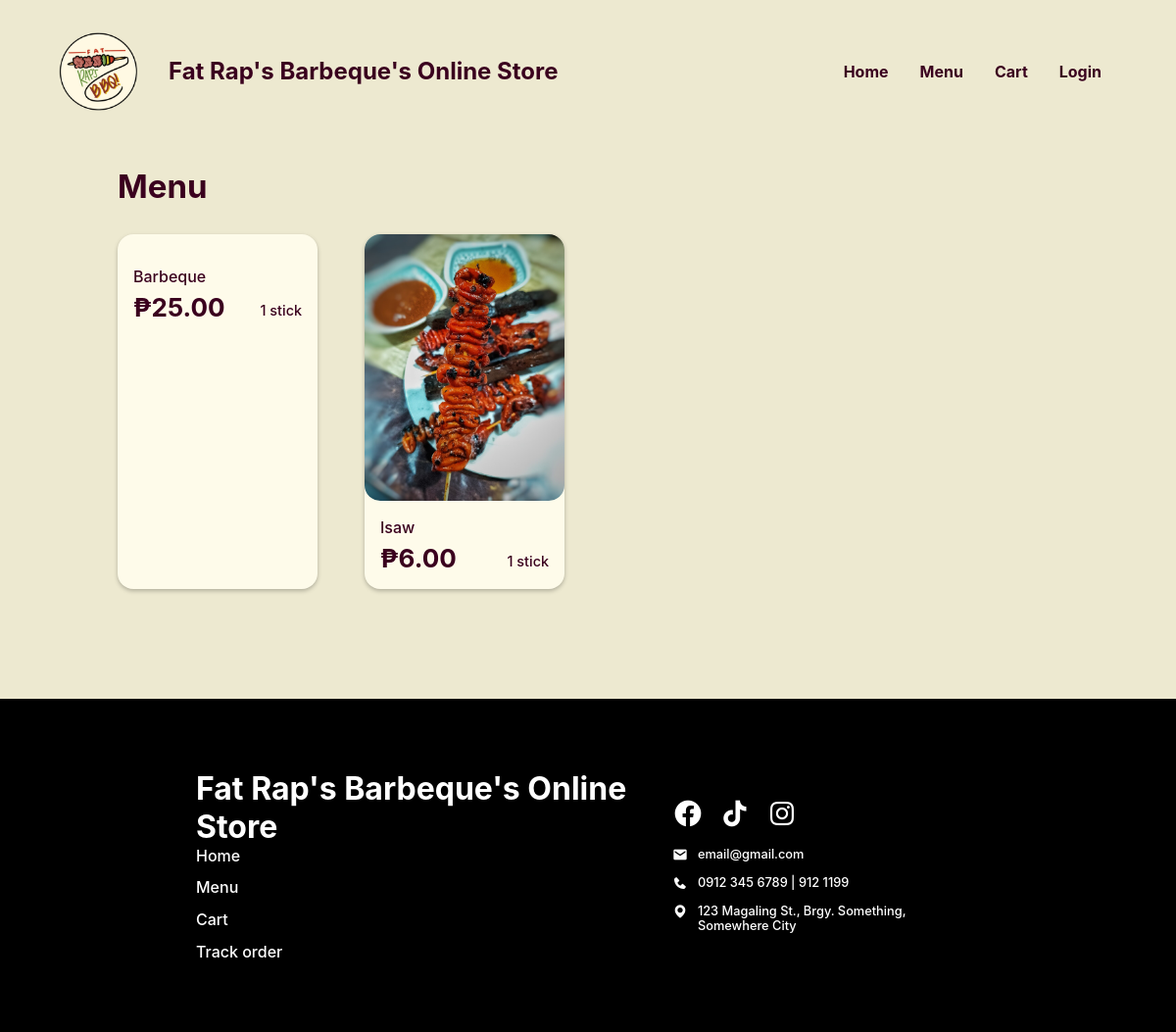
The page /Website/menu.php on the database as committed earlier.
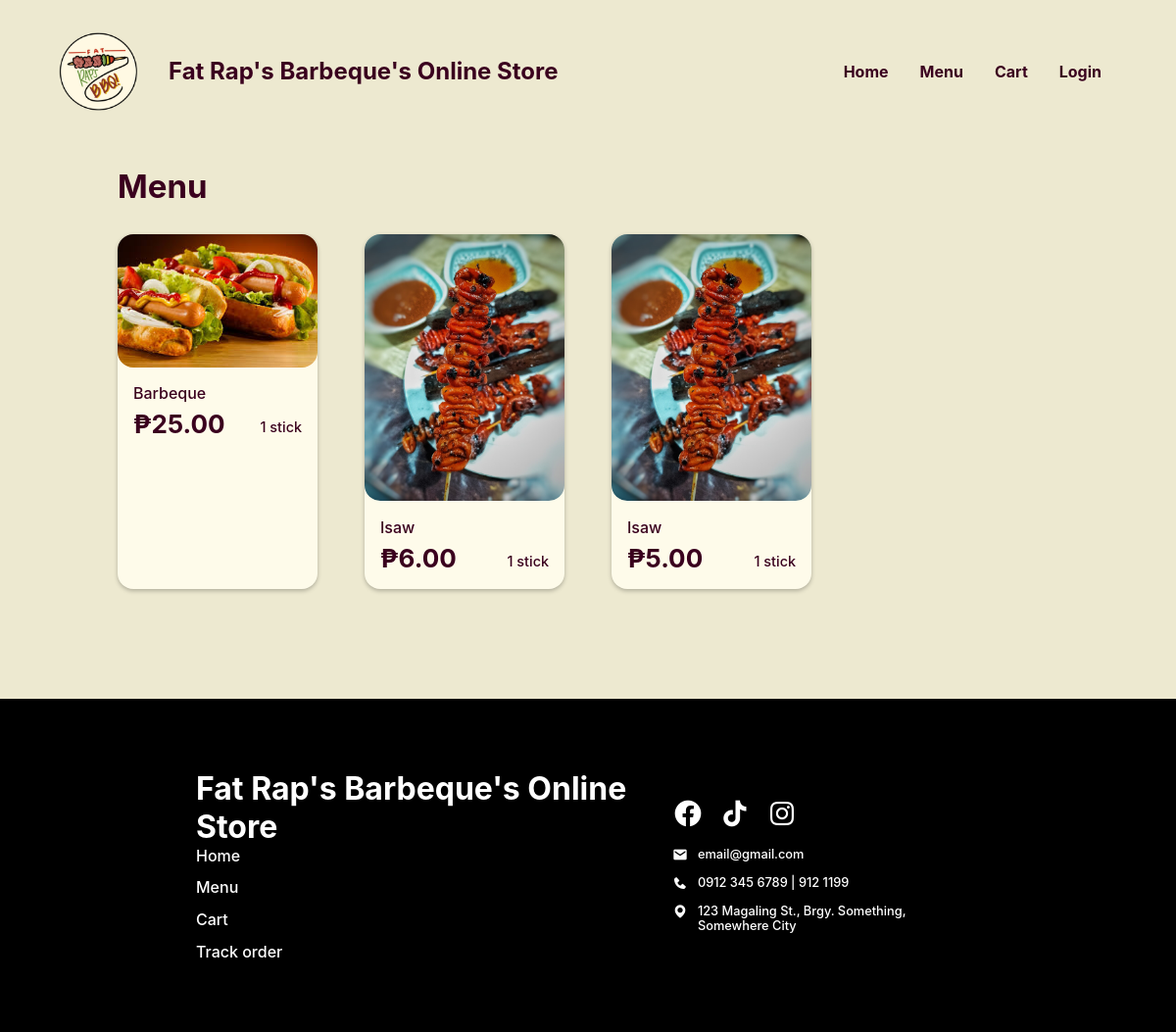
The same page on the database as committed later.
### tables this page shows
CREATE TABLE `food` (
  `FOOD_ID` int(18) UNSIGNED NOT NULL,
  `CTGY_ID` int(18) NOT NULL,
  `FOOD_NAME` varchar(20) NOT NULL,
  `FOOD_PRICE` decimal(10,2) NOT NULL,
  `FOOD_DESC` varchar(50) NOT NULL,
  `FOOD_IMG` varchar(255) NOT NULL,
  `FOOD_STOCK` int(20) NOT NULL,
  `FOOD_ACTIVE` varchar(10) NOT NULL,
  `FOOD_TYPE` varchar(16) NOT NULL
);

### Website/menu.php (the view, shortened to what this page needs)
<?php
@include 'constants.php';
$PRSN_ROLE = $_SESSION['prsn_role'];
?>
<!DOCTYPE html>
<html lang="en">
<head>
    <link rel="stylesheet" href="header-styles.css">
    <link rel="stylesheet" href="customer-styles.css">
    <link href='https://unpkg.com/boxicons@2.1.4/css/boxicons.min.css' rel='stylesheet'>
</head>
<body>
    <header>
        <div class="header-container">
            <div class="website-title">
                <img id="logo" src="images/client-logo.png">
                <div class="text">
                    <h1>Fat Rap's Barbeque's Online Store</h1>
                </div>
            </div>
            <ul class = 'menubar'>
                <li><a href="<?php echo SITEURL; ?>cus-home-page.php">Home</a></li>
                <li><a href="<?php echo SITEURL; ?>menu.php">Menu</a></li>
                <li><a href="<?php echo SITEURL; ?>cart.php">Cart</a></li>
                <?php
                if (isset($_SESSION['prsn_id'])) {
                ?>
                    <li><a href="<?php echo SITEURL; ?>logout.php">Logout</a>
                </li>
                    <?php
                } else {
                    ?>
                    <li><a href="<?php echo SITEURL; ?>login-page.php">Login</a></li>
                <?php
                }
                ?>
            </ul>
        </div>
    </header>
    <main>
        <section class="section menu">
            <div class="section-heading">
                <h2>Menu</h2>
            </div>
            <section class="section-body">
            <?php
            $sql = "SELECT * FROM food WHERE FOOD_ACTIVE = 'Yes' AND FOOD_TYPE = '$PRSN_ROLE'";
            $res = mysqli_query($conn, $sql);
            $count = mysqli_num_rows($res);
            if ($count > 0) {
                while ($row = mysqli_fetch_assoc($res)) {
                    $FOOD_ID = $row['FOOD_ID'];
                    $FOOD_NAME = $row['FOOD_NAME'];
                    $FOOD_IMG = $row['FOOD_IMG'];
                    $FOOD_PRICE = $row['FOOD_PRICE'];
            ?>
                    <a class="menu-item" href="<?php echo SITEURL; ?>product-info.php?FOOD_ID=<?php echo $FOOD_ID?>">
                        <img src="<?php echo SITEURL; ?>images/<?php echo $FOOD_IMG; ?>" alt="">
                        <div class="text">
                            <p class="name"><?php echo $FOOD_NAME?></p>
                            <div class="inline">
                                <h2>₱<?php echo $FOOD_PRICE ?></h3>
                                    <p>1 stick</p>
                            </div>
                        </div>
                    </a>
            <?php
                }
            }
            ?>
            </section>
        </section>
    </main>
    <footer>
        <div class="footer-container">
            <div class="left-container">
                <h1>Fat Rap's Barbeque's Online Store</h1>
                <div class="list">
                    <ul>
                        <li><a href="<?php echo SITEURL; ?>cus-home-page.php">Home</a></li>
                        <li><a href="<?php echo SITEURL; ?>menu.php">Menu</a></li>
                        <li><a href="<?php echo SITEURL; ?>cart.php">Cart</a></li>
                        <li><a href="<?php echo SITEURL; ?>track-order.php">Track order</a></li>
                    </ul>
                </div>
            </div>
            <div class="right-container">
                <div class="icons-block">
                    <a href="https://www.youtube.com/">
                        <i class='bx bxl-facebook-circle'></i>
                    </a>
                    <a href="https://www.youtube.com/">
                        <i class='bx bxl-tiktok'></i>
                    </a>
                    <a href="https://www.youtube.com/">
                        <i class='bx bxl-instagram'></i>
                    </a>
                </div>
                <div class="list">
                    <div class="list-items">
                        <i class='bx bxs-envelope'></i>
                        <p>email@gmail.com</p>
                    </div>
                    <div class="list-items">
                        <i class='bx bxs-phone'></i>
                        <p>0912 345 6789 | 912 1199</p>
                    </div>
                    <div class="list-items">
                        <i class='bx bxs-map'></i>
                        <p>123 Magaling St., Brgy. Something, Somewhere City</p>
                    </div>
                </div>
            </div>
        </div>
    </footer>
</body>
</html>

### Website/header-styles.css (style rules this page uses)
*, *::before, *::after { margin: 0; padding: 0; box-sizing: border-box; font-family: inherit; }
:root { --bg:#F2FFE1; --primary:#f3d95c; --text:#3A001E; --text2: #FA3F1F; --input-bg:#F7F3DC; --eye-icon:#CEC699; --block: #4ADE5D; --block-p:#277B32; --block-h1: #0F4C17; --form-bg: #FFFDEF; --header-text: #3A001E; }
body { font-family: 'Inter', sans-serif; }
header, footer { width: 100%; display: flex; justify-content: center; align-items: center; }
header { height: 8rem; position: fixed; top: 0; z-index: 100; color: var(--header-text); background-color: var(--bg); }
.header-container, .footer-container { margin-inline: auto; margin-top: 2rem; margin-bottom: 0.9rem; width: 90%; max-width: 1200px; display: flex; justify-content: space-between; align-items: center; }
.website-title { display: flex; align-items: center; }
header img { width: 80px; position: relative; }
header .text { margin-left: 2rem; }
header h1 { white-space: nowrap; font-size: 1.5rem; }
header .text p, footer .right-container p { font-size: 0.8rem; }
li > a { color: inherit; text-decoration: none; }
footer { background-color: #000; color: #fff; min-height: 20rem; }
.footer-container { width: 90%; max-width: 800px; margin: clamp(1rem, 6vw, 4.5rem) auto; display: flex; justify-content: space-between; }
.icons-block { margin-bottom: 1rem; }
.list > ul { padding-inline-start: 0; margin-block: 0; height: 100%; }
.list > ul, .list { display: grid; gap: 0.8rem; }
.list > ul > li { color: #fff; display: block; }
.icons-block { display: flex; gap: 1rem; }
.icons-block a { color: #fff; }
.icons-block i { font-size: 2rem; }
.list-items { display: flex; gap: 10px; }
.menubar { display: flex; flex-direction: row; list-style-type: none; margin: 0; padding: 0; }
.menubar > li { font-weight: bold; margin: 0 1rem; overflow: hidden; }

### Website/customer-styles.css (style rules this page uses)
*, *::before, *::after { margin: 0; padding: 0; box-sizing: border-box; font-family: inherit; }
:root { --bg:#EDE9D0; --primary:#F5D636; --active-primary:#EDCB1C; --input-bg:#F7F3DC; --form-bg: #FFFDEF; --available:#A8D991; --available-text:#304D23; --fully-booked:#C13B24; --fully-booked-text:var(--text); --closed:#3B3B3B; --closed-text:#A9A9A9; --product-info-bg: #C13B24; --block: #FEFBEA; --light-text: var(--block); --text: #3A001E; --gray: #DFDCCB; --green: #6FDE4A; --red: #C13B24; }
body { font-family: 'Inter', sans-serif; font-weight: 500; }
main { padding-top: 130px; padding-bottom: 7rem; height: max-content; background-color: var(--bg); color: var(--text); width: 100%; min-width: 320px; overflow: hidden; }
.section { width: 80%; margin: auto; margin-top: 2.5rem; display: flex; flex-direction: column; justify-content: space-between; }
.section-heading { display: flex; flex-direction: column; gap: 0.5rem; margin-bottom: 1.8rem; }
.section-heading h2 { font-size: 2.0625rem; }
.section-body { display: flex; flex-direction: column; gap: 1rem; }
.menu .section-body { display: grid; grid-template-columns: repeat(4, 1fr); gap: 3rem; }
.menu .menu-item img { width: 100%; border-radius: 1rem; }
.menu .menu-item { background-color: var(--block); border-radius: 1rem; box-shadow: rgba(0, 0, 0, 0.25) 0px 2px 4px 0px; }
.menu .menu-item { text-decoration: none; color: var(--text); }
.menu .menu-item .text { margin: 0.8rem 1rem 1rem 1rem; }
.menu .menu-item p.name { margin-bottom: 6px; }
.menu .menu-item .inline { display: flex; justify-content: space-between; align-items: flex-end; }
.menu .menu-item .inline p { font-size: 0.9rem; margin-bottom: 4px; }
.menu .menu-item .inline h2 { font-size: 1.625rem; }
.inline { width: 100%; display: flex; align-items: center; gap: 1rem; justify-content: space-between; }

Rows that differ between the two databases and show on the page:
changed food "Barbeque": FOOD_IMG: picture added
added food: FOOD_IMG (picture), FOOD_NAME "Isaw", FOOD_PRICE "5.00"
